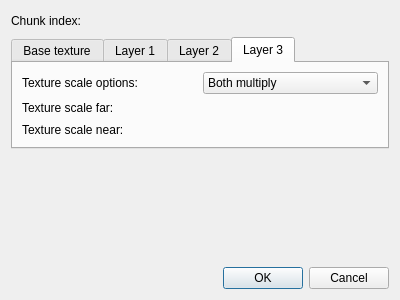
<?xml version="1.0" encoding="UTF-8"?>
<ui version="4.0">
 <class>MapChunk_Settings</class>
 <widget class="QDialog" name="MapChunk_Settings">
  <property name="geometry">
   <rect>
    <x>0</x>
    <y>0</y>
    <width>400</width>
    <height>300</height>
   </rect>
  </property>
  <property name="minimumSize">
   <size>
    <width>400</width>
    <height>300</height>
   </size>
  </property>
  <property name="maximumSize">
   <size>
    <width>400</width>
    <height>300</height>
   </size>
  </property>
  <property name="windowTitle">
   <string>Dialog</string>
  </property>
  <layout class="QVBoxLayout" name="verticalLayout">
   <item>
    <layout class="QGridLayout" name="gridLayout_6">
     <item row="0" column="0">
      <widget class="QLabel" name="label_2">
       <property name="text">
        <string>Chunk index:</string>
       </property>
      </widget>
     </item>
     <item row="0" column="1">
      <widget class="QLabel" name="chunkIndexLabel">
       <property name="text">
        <string/>
       </property>
      </widget>
     </item>
     <item row="0" column="2">
      <spacer name="horizontalSpacer">
       <property name="orientation">
        <enum>Qt::Horizontal</enum>
       </property>
       <property name="sizeHint" stdset="0">
        <size>
         <width>40</width>
         <height>20</height>
        </size>
       </property>
      </spacer>
     </item>
    </layout>
   </item>
   <item>
    <layout class="QGridLayout" name="gridLayout">
     <item row="0" column="0">
      <widget class="QTabWidget" name="textureScaleTabWidget">
       <property name="tabShape">
        <enum>QTabWidget::Rounded</enum>
       </property>
       <property name="currentIndex">
        <number>3</number>
       </property>
       <widget class="QWidget" name="textureScale0">
        <attribute name="title">
         <string>Base texture</string>
        </attribute>
        <layout class="QVBoxLayout" name="verticalLayout_2">
         <item>
          <layout class="QGridLayout" name="gridLayout_ts0">
           <item row="0" column="1">
            <widget class="QComboBox" name="textureScaleOptions0">
             <property name="currentText">
              <string>Both multiply</string>
             </property>
             <property name="currentIndex">
              <number>0</number>
             </property>
             <item>
              <property name="text">
               <string>Both multiply</string>
              </property>
             </item>
             <item>
              <property name="text">
               <string>Both divide</string>
              </property>
             </item>
             <item>
              <property name="text">
               <string>Far multiply, Near divide</string>
              </property>
             </item>
             <item>
              <property name="text">
               <string>Far divide, Near multiply</string>
              </property>
             </item>
            </widget>
           </item>
           <item row="0" column="0">
            <widget class="QLabel" name="label_3">
             <property name="text">
              <string>Texture scale options:</string>
             </property>
            </widget>
           </item>
           <item row="1" column="0">
            <widget class="QLabel" name="label_5">
             <property name="text">
              <string>Texture scale far:</string>
             </property>
            </widget>
           </item>
           <item row="2" column="0">
            <widget class="QLabel" name="label_6">
             <property name="text">
              <string>Texture scale near:</string>
             </property>
            </widget>
           </item>
          </layout>
         </item>
        </layout>
       </widget>
       <widget class="QWidget" name="textureScale1">
        <attribute name="title">
         <string>Layer 1</string>
        </attribute>
        <layout class="QVBoxLayout" name="verticalLayout_3">
         <item>
          <layout class="QGridLayout" name="gridLayout_ts1">
           <item row="0" column="1">
            <widget class="QComboBox" name="textureScaleOptions1">
             <property name="currentText">
              <string>Both multiply</string>
             </property>
             <property name="currentIndex">
              <number>0</number>
             </property>
             <item>
              <property name="text">
               <string>Both multiply</string>
              </property>
             </item>
             <item>
              <property name="text">
               <string>Both divide</string>
              </property>
             </item>
             <item>
              <property name="text">
               <string>Far multiply, Near divide</string>
              </property>
             </item>
             <item>
              <property name="text">
               <string>Far divide, Near multiply</string>
              </property>
             </item>
            </widget>
           </item>
           <item row="0" column="0">
            <widget class="QLabel" name="label_4">
             <property name="text">
              <string>Texture scale options:</string>
             </property>
            </widget>
           </item>
           <item row="1" column="0">
            <widget class="QLabel" name="label_7">
             <property name="text">
              <string>Texture scale far:</string>
             </property>
            </widget>
           </item>
           <item row="2" column="0">
            <widget class="QLabel" name="label_8">
             <property name="text">
              <string>Texture scale near:</string>
             </property>
            </widget>
           </item>
          </layout>
         </item>
        </layout>
       </widget>
       <widget class="QWidget" name="textureScale2">
        <attribute name="title">
         <string>Layer 2</string>
        </attribute>
        <layout class="QVBoxLayout" name="verticalLayout_4">
         <item>
          <layout class="QGridLayout" name="gridLayout_ts2">
           <item row="0" column="1">
            <widget class="QComboBox" name="textureScaleOptions2">
             <property name="currentText">
              <string>Both multiply</string>
             </property>
             <property name="currentIndex">
              <number>0</number>
             </property>
             <item>
              <property name="text">
               <string>Both multiply</string>
              </property>
             </item>
             <item>
              <property name="text">
               <string>Both divide</string>
              </property>
             </item>
             <item>
              <property name="text">
               <string>Far multiply, Near divide</string>
              </property>
             </item>
             <item>
              <property name="text">
               <string>Far divide, Near multiply</string>
              </property>
             </item>
            </widget>
           </item>
           <item row="0" column="0">
            <widget class="QLabel" name="label_9">
             <property name="text">
              <string>Texture scale options:</string>
             </property>
            </widget>
           </item>
           <item row="1" column="0">
            <widget class="QLabel" name="label_10">
             <property name="text">
              <string>Texture scale far:</string>
             </property>
            </widget>
           </item>
           <item row="2" column="0">
            <widget class="QLabel" name="label_11">
             <property name="text">
              <string>Texture scale near:</string>
             </property>
            </widget>
           </item>
          </layout>
         </item>
        </layout>
       </widget>
       <widget class="QWidget" name="textureScale3">
        <attribute name="title">
         <string>Layer 3</string>
        </attribute>
        <layout class="QVBoxLayout" name="verticalLayout_5">
         <item>
          <layout class="QGridLayout" name="gridLayout_ts3">
           <item row="0" column="1">
            <widget class="QComboBox" name="textureScaleOptions3">
             <property name="currentText">
              <string>Both multiply</string>
             </property>
             <property name="currentIndex">
              <number>0</number>
             </property>
             <item>
              <property name="text">
               <string>Both multiply</string>
              </property>
             </item>
             <item>
              <property name="text">
               <string>Both divide</string>
              </property>
             </item>
             <item>
              <property name="text">
               <string>Far multiply, Near divide</string>
              </property>
             </item>
             <item>
              <property name="text">
               <string>Far divide, Near multiply</string>
              </property>
             </item>
            </widget>
           </item>
           <item row="0" column="0">
            <widget class="QLabel" name="label_12">
             <property name="text">
              <string>Texture scale options:</string>
             </property>
            </widget>
           </item>
           <item row="1" column="0">
            <widget class="QLabel" name="label_13">
             <property name="text">
              <string>Texture scale far:</string>
             </property>
            </widget>
           </item>
           <item row="2" column="0">
            <widget class="QLabel" name="label_14">
             <property name="text">
              <string>Texture scale near:</string>
             </property>
            </widget>
           </item>
          </layout>
         </item>
        </layout>
       </widget>
      </widget>
     </item>
    </layout>
   </item>
   <item>
    <spacer name="verticalSpacer">
     <property name="orientation">
      <enum>Qt::Vertical</enum>
     </property>
     <property name="sizeHint" stdset="0">
      <size>
       <width>20</width>
       <height>40</height>
      </size>
     </property>
    </spacer>
   </item>
   <item>
    <widget class="QDialogButtonBox" name="buttonBox">
     <property name="orientation">
      <enum>Qt::Horizontal</enum>
     </property>
     <property name="standardButtons">
      <set>QDialogButtonBox::Cancel|QDialogButtonBox::Ok</set>
     </property>
    </widget>
   </item>
  </layout>
 </widget>
 <resources/>
 <connections>
  <connection>
   <sender>buttonBox</sender>
   <signal>accepted()</signal>
   <receiver>MapChunk_Settings</receiver>
   <slot>accept()</slot>
   <hints>
    <hint type="sourcelabel">
     <x>248</x>
     <y>254</y>
    </hint>
    <hint type="destinationlabel">
     <x>157</x>
     <y>274</y>
    </hint>
   </hints>
  </connection>
  <connection>
   <sender>buttonBox</sender>
   <signal>rejected()</signal>
   <receiver>MapChunk_Settings</receiver>
   <slot>reject()</slot>
   <hints>
    <hint type="sourcelabel">
     <x>316</x>
     <y>260</y>
    </hint>
    <hint type="destinationlabel">
     <x>286</x>
     <y>274</y>
    </hint>
   </hints>
  </connection>
 </connections>
</ui>
